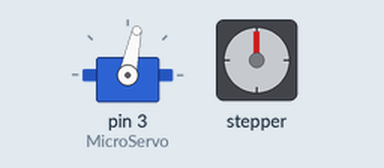
This sketch was run on a simulated Arduino Uno, built with avr-gcc and run on an emulated ATmega328P. On the bench: servo, stepper motor. Stepper angles assume 2048 steps per turn.

Above: at 0.15 s.
At 10.43 s:
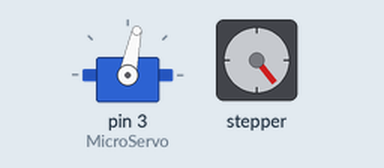
At 20.6 s:
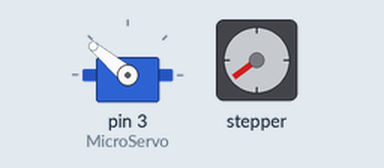
At 24.6 s:
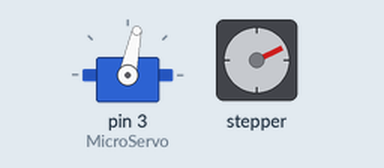
Timing chart, 0 to 40.0 s (numbered marks = the images above):
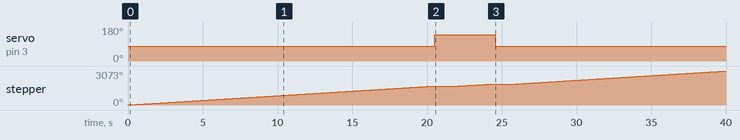

The sketch:

MEC830_PROJECT2_TASK2.ino
```cpp
#include <Stepper.h>
#include <Servo.h>

const float STEPS_PER_REV = 32;
const float GEAR_RED = 64;
const float STEPS_PER_OUT_REV = STEPS_PER_REV * GEAR_RED; //Steps per Revolution

int StepsRequired, pos = 78;

Stepper steppermotor(STEPS_PER_REV, 8, 10, 9, 12);
Servo MicroServo;

void setup() {
MicroServo.attach(3);
Serial.begin(57600);
MicroServo.write(pos);
}

void loop() {

  StepsRequired = STEPS_PER_OUT_REV*4.65;
  steppermotor.setSpeed(900);
  steppermotor.step(StepsRequired);

  delay(500);
  MicroServo.write(140);
  delay(1000);

  StepsRequired = STEPS_PER_OUT_REV*0.53;
  steppermotor.setSpeed(800);
  steppermotor.step(StepsRequired);

  delay(500);
  MicroServo.write(pos);
  delay(1000);

  StepsRequired = STEPS_PER_OUT_REV*4.65;
  steppermotor.setSpeed(900);
  steppermotor.step(StepsRequired);

  delay(500);
  MicroServo.write(40);
  delay(1000);

  StepsRequired = STEPS_PER_OUT_REV*0.80;
  steppermotor.setSpeed(800);
  steppermotor.step(StepsRequired);

  delay(500);
  MicroServo.write(pos+4);
  delay(1000);

  StepsRequired = STEPS_PER_OUT_REV*4.65;
  steppermotor.setSpeed(900);
  steppermotor.step(StepsRequired);

  delay(10000);

}
```

Measured:
- by itself, servo on pin 3 (MicroServo): 78° → 140° at 20.5 s, → 78° 4.1 s later
- by itself, stepper: turns 1673° clockwise in 20.0 s, then 191° clockwise in 2.6 s, then 1207° clockwise in 14.4 s
